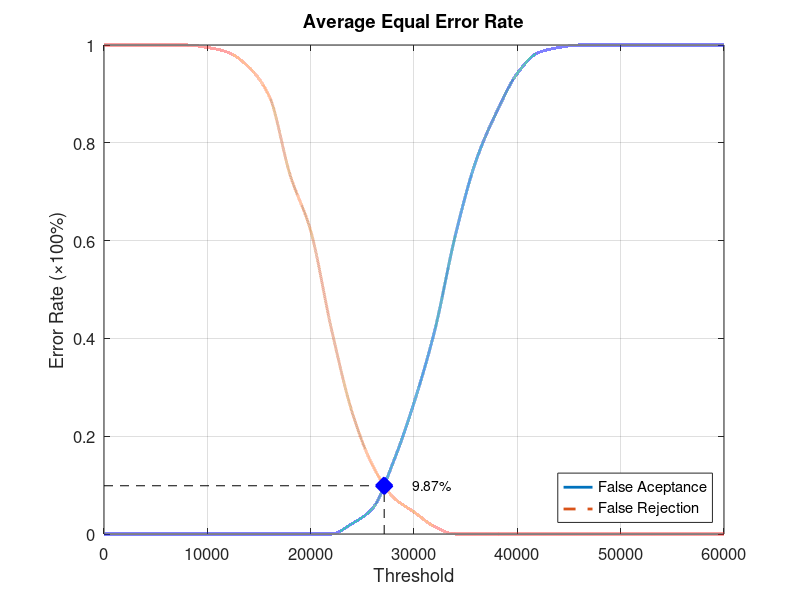
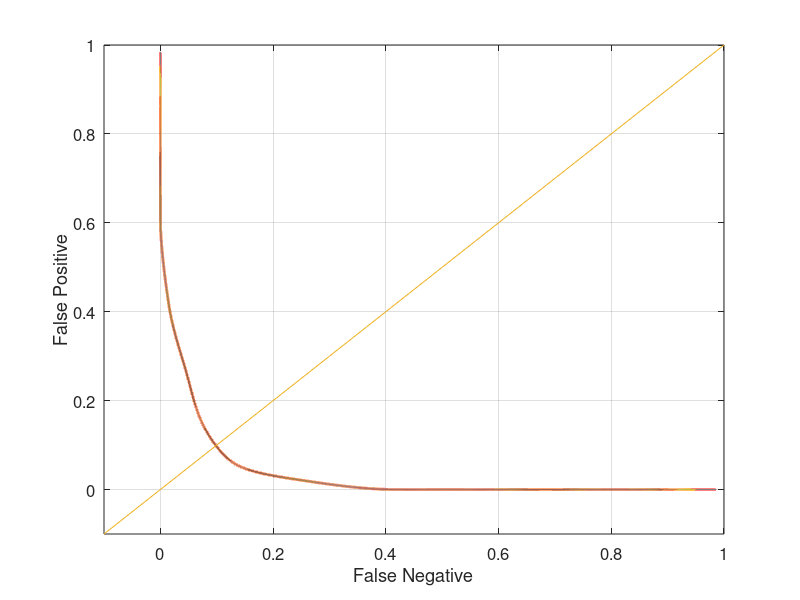

Source code (MATLAB) for these figures, in order:
function yEER = Database5_1
close all;
clear;
clc;
x = 0:2000:60000;
xq = 0:0.5:60000;

y0 = [0 0 0 0 0 0 0 0 0 0 0 0 0.0210526 0.0526316 0.147368 0.268421 0.415789 0.610526 0.763158 0.863158 0.942105 0.984211 0.994737 1 1 1 1 1 1 1 1];
yy0 = interp1(x, y0, xq, 'pchip');
y1 = [1 1 1 1 1 0.995 0.985 0.955 0.895 0.735 0.62 0.42 0.25 0.14 0.075 0.045 0.015 0 0 0 0 0 0 0 0 0 0 0 0 0 0];
yy1 = interp1(x, y1, xq, 'pchip');

% Calculating EER: 
y2 = abs(y0 - y1);
find(y2 == min(y2))
yy2 = abs(yy0 - yy1);
xEER = find(yy2 == min(yy2));
xEERIndex = xq(xEER) % X-axis EER
yEER = yy0(xEER) % Y-axis EER

main = figure
plot(xq, yy0,'-','LineWidth', 2);	hold on
plot(xq, yy1,'--','LineWidth', 2);	hold on
plot([xEERIndex xEERIndex], [0 yEER], 'k--');	hold on
plot([0 xEERIndex], [yEER yEER], 'k--');	hold on
plot(xEERIndex, yEER, 'bx', 'LineWidth', 10);	hold on
text(xEERIndex + 10 * xEERIndex / 100, yEER, [num2str(round((10000 * yEER)) / 100) '%'])
legend('False Aceptance', 'False Rejection', 'Location', 'SouthEast')
xlabel('Threshold')
ylabel('Error Rate (\times100%)')
title('Average Equal Error Rate')
set(gca, 'FontSize', 12)
axis([0 60000 0 1])
grid on

print(main, 'Database5_1Main', '-dpng');
FNRxFPR = figure('Color', [1 1 1]);
plot(yy1, yy0, '-', yy1, yy0, 'LineWidth', 2);
hold on
y = -0.1:0.1:1
plot(y, y); 
set(gca, 'FontSize', 12)
xlabel('False Negative')
ylabel('False Positive')
axis([-0.1 1 -0.1 1])
set(gca, 'FontSize', 12)
grid on

print(FNRxFPR, 'Database5_1FNRxFPR','-dpng');
end
